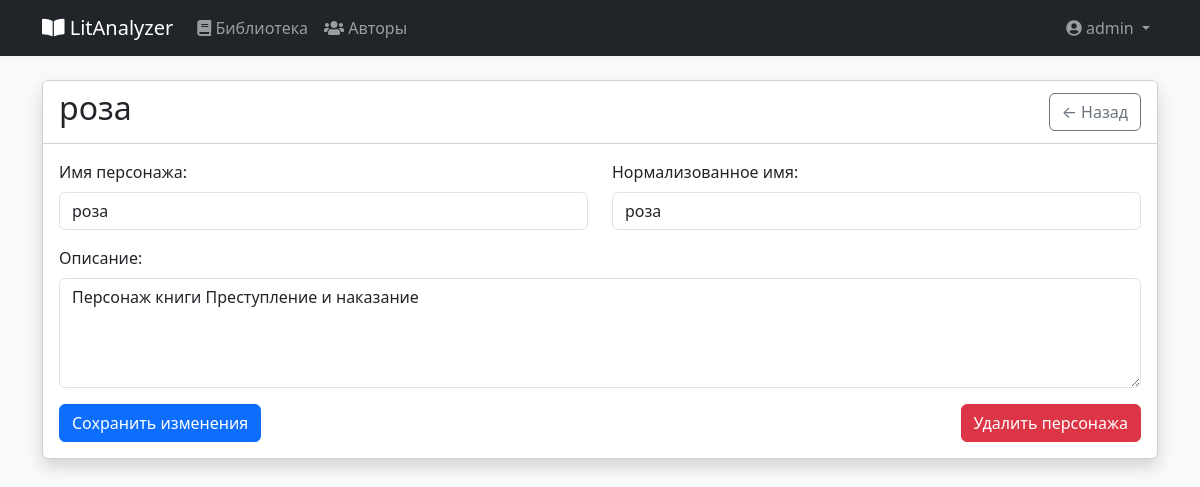
The page /characters/1 (signed in) on the database its author committed.
### models.py (models this page shows)
class User(db.Model, UserMixin):
    id = db.Column(db.Integer, primary_key=True)
    username = db.Column(db.String(80), unique=True, nullable=False)
    password_hash = db.Column(db.String(120), nullable=False)
    is_admin = db.Column(db.Boolean, default=False)
    created_at = db.Column(db.DateTime, default=db.func.now())
    uploaded_books = db.relationship('Book', backref='uploaded_by', lazy=True)

class Character(db.Model):
    id = db.Column(db.Integer, primary_key=True)
    name = db.Column(db.String(100), nullable=False)
    normalized_name = db.Column(db.String(100), nullable=False, index=True)
    description = db.Column(db.Text)
    book_id = db.Column(db.Integer, db.ForeignKey('book.id'), nullable=False)

### app.py (the view)
@app.route('/characters/<int:character_id>')
@login_required
def character_details(character_id):
    character = Character.query.get_or_404(character_id)
    return render_template('characters/detail.html', character=character)

### app.py (called while the page is built)
@login_manager.user_loader
def load_user(user_id):
    return User.query.get(int(user_id))

### templates/characters/detail.html (shortened to what this page needs)
{% extends "base.html" %}
{% block content %}
<div class="card shadow">
    <div class="card-header bg-white">
        <div class="d-flex justify-content-between align-items-center">
            <h2>{{ character.name }}</h2>
            <a href="{{ url_for('book_page', book_id=character.book.id) }}"
               class="btn btn-outline-secondary">← Назад</a>
        </div>
    </div>
    <div class="card-body">
        <form method="POST" action="{{ url_for('edit_character', character_id=character.id) }}">
            <div class="row">
                <div class="col-md-6">
                    <div class="mb-3">
                        <label class="form-label">Имя персонажа:</label>
                        <input type="text" name="name" value="{{ character.name }}" class="form-control" required>
                    </div>
                </div>
                <div class="col-md-6">
                    <div class="mb-3">
                        <label class="form-label">Нормализованное имя:</label>
                        <input type="text" value="{{ character.normalized_name }}" class="form-control" readonly>
                    </div>
                </div>
            </div>
            <div class="mb-3">
                <label class="form-label">Описание:</label>
                <textarea name="description" class="form-control" rows="4">{{ character.description }}</textarea>
            </div>
            <div class="d-flex justify-content-between">
                <button type="submit" class="btn btn-primary">Сохранить изменения</button>
                {% if current_user.is_admin %}
                <button type="button" class="btn btn-danger" data-bs-toggle="modal" data-bs-target="#deleteModal">
                    Удалить персонажа
                </button>
                {% endif %}
            </div>
        </form>
    </div>
</div>
{% endblock %}

### templates/partials/navbar.html (shortened to what this page needs)
<nav class="navbar navbar-expand-lg navbar-dark bg-dark fixed-top">
    <div class="container">
        <a class="navbar-brand" href="{{ url_for('library') }}">
            <i class="fas fa-book-open"></i> LitAnalyzer
        </a>
        <div class="collapse navbar-collapse" id="navbarContent">
            <ul class="navbar-nav me-auto">
                <li class="nav-item">
                    <a class="nav-link" href="{{ url_for('library') }}">
                        <i class="fas fa-book"></i> Библиотека
                    </a>
                </li>
                <li class="nav-item">
                    <a class="nav-link" href="{{ url_for('authors_index') }}">
                        <i class="fas fa-users"></i> Авторы
                    </a>
                </li>
            </ul>
            <ul class="navbar-nav">
                {% if current_user.is_authenticated %}
                <li class="nav-item dropdown">
                    <a class="nav-link dropdown-toggle" href="#" id="userDropdown" role="button" data-bs-toggle="dropdown">
                        <i class="fas fa-user-circle"></i> {{ current_user.username }}
                    </a>
                </li>
                {% endif %}
            </ul>
        </div>
    </div>
</nav>

### static/css/styles.css (style rules this page uses)
body { background-color: #f8f9fa; padding-top: 56px; }
.navbar { box-shadow: 0 2px 4px rgba(0,0,0,.04); }

### rows shown on the page
User: username "admin"
Character: name "роза", normalized_name "роза", description "Персонаж книги Преступление и наказание"
